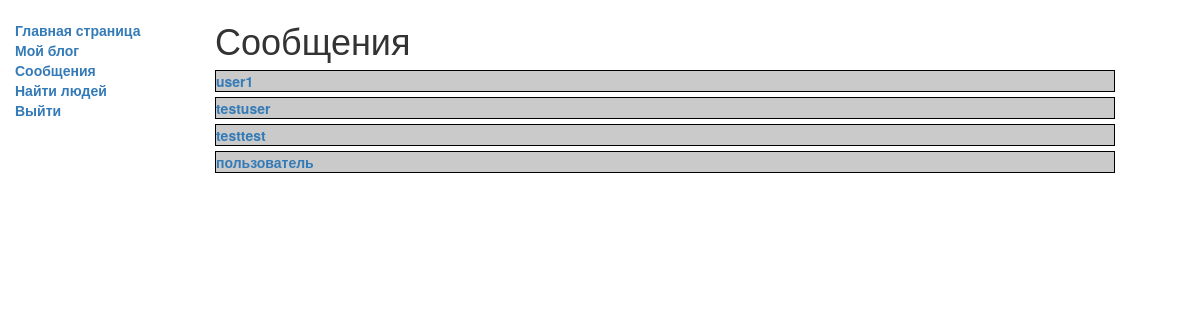
The app's page /chat/ (signed in) with its own data.
### blog_chat/models.py (models this page shows, shortened)
class Chat(models.Model):
    user1 = models.ForeignKey(
        CustomUser, on_delete=models.CASCADE, related_name='user1')
    user2 = models.ForeignKey(
        CustomUser, on_delete=models.CASCADE, related_name='user2')

### blog/models.py (models this page shows)
class CustomUser(AbstractUser):
    username = models.CharField(max_length=32, unique=True, help_text='Никнейм')
    email = models.EmailField(max_length=32, help_text='Электронная почта')
    first_name = models.CharField(max_length=32, help_text='Имя')
    last_name = models.CharField(max_length=32, help_text='Фамилия')
    avatar = models.ImageField('profile avatar', null=True, upload_to=f'uploads/{username}/', help_text='Аватар')
    def __str__(self) -> str:
        return f'{self.username}'

### blog_chat/views.py (the view)
# urls.py: path('', views.ChatListView.as_view(), name='index'),
class ChatListView(ListView):
    model = models.Chat
    context_object_name = 'chat_list'
    template_name = 'chat/index.html'

### blog_chat/templates/chat/index.html
{% extends "base_generic.html" %}
{% block content %}
    <h1>Сообщения</h1>
    {% for chat in chat_list %}
    {% if user.username == chat.user1.username or user.username == chat.user2.username %}
        <div class="message_block">
            {% if user.username != chat.user1.username %}
                <strong><a href="{% url 'room' chat.id %}">{{chat.user1}}</a></strong>
            {% else %}
                <strong><a href="{% url 'room' chat.id %}">{{chat.user2}}</a></strong>
            {% endif %}
        </div>
    {% endif %}
    {% endfor %}
{% endblock %}

### static/css/styles.css (style rules this page uses)
.message_block { width: 900px; background: rgb(202, 202, 202); padding: auto; padding-right: 20px; border: solid 1px black; float:inline-start; margin-bottom: 5px; }

### records on screen
Chat: user2 "user1"
Chat: user1 "testuser"
Chat: user1 "testtest"
Chat: user2 "пользователь"
